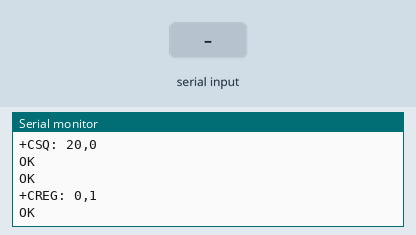
The sketch below on a simulated Arduino Uno, built with avr-gcc and run on an emulated ATmega328P. On the bench: the last lines printed to the serial monitor. Inputs (shaded band) come from the test bench. The modem accepts every AT command (registered, SIM ready, sends succeed) and sends nothing else.

Above: at 4.2 s.
4.3 s: "1" received over the second serial link
At 4.9 s:
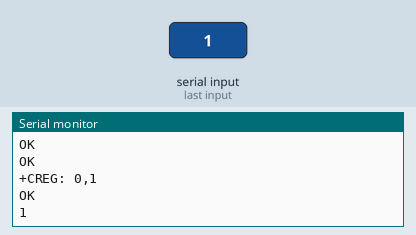
6.0 s: "0" received over the second serial link
At 7.2 s:
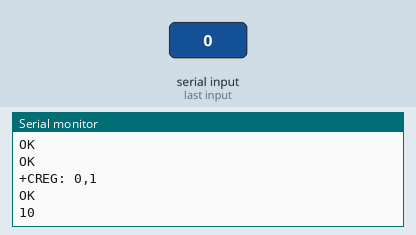

The sketch:

nash_lcd_button_4_v2.0_without_tab.ino
```cpp
#include <SoftwareSerial.h>

// Создать объект программного последовательного порта для связи с SIM900
// Tx и Rx SIM900 подключены к выводам 7 и 8 Arduino
SoftwareSerial mySerial(7, 8);

void setup()
{
  // Начать последовательную связь Arduino и Arduino IDE (монитор последовательного порта)
  Serial.begin(9600);

  // Начать последовательную связь Arduino и SIM900
  mySerial.begin(9600);

  Serial.println("Initializing...");
  delay(1000);

  // Рукопожатие с SIM900
  mySerial.println("AT");
  updateSerial();
  // Тест качества сигнала, диапазон значений 0-31, 31 - лучший
  mySerial.println("AT+CSQ");
  updateSerial();
  // Прочитать информацию о SIM карте, чтобы убедиться, что SIM карта подключена
  mySerial.println("AT+CCID");
  updateSerial();
  // Проверяем, зарегистрирован ли модуль в сети
  mySerial.println("AT+CREG?");
  updateSerial();
}

void updateSerial()
{
  delay(500);
  while (Serial.available())
  {
    // Пересылка того, что было получено с аппаратного последовательного порта,
    // на программный последовательный порт
    mySerial.write(Serial.read());
  }
  while(mySerial.available())
  {
    // Пересылка того, что было получено с программного последовательного порта,
    // на аппаратный последовательный порт
    Serial.write(mySerial.read());
  }
}

void loop()
{
  updateSerial();
}
```

Measured:
- after the input at 4.3 s, the serial monitor: prints a new line after 0.24 s (image 1)
- after the input at 6.0 s, the serial monitor: prints a new line at once (image 2)
